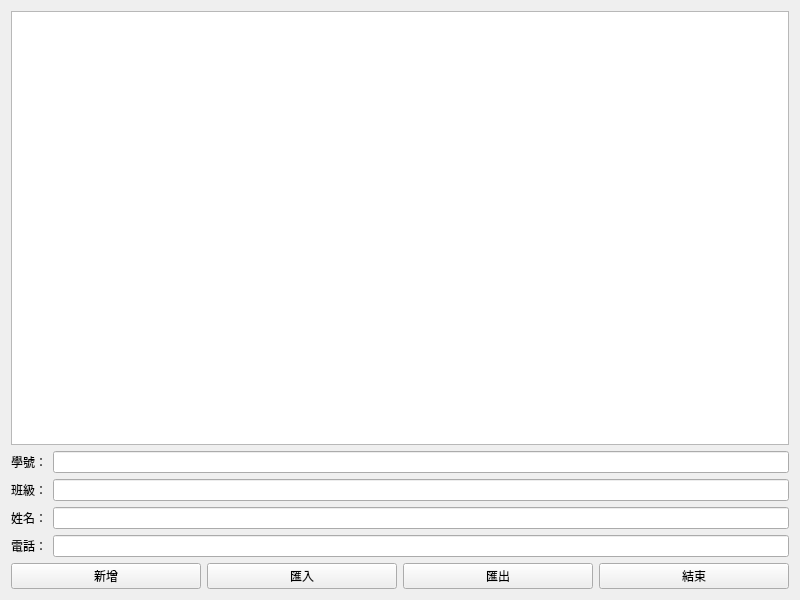
<?xml version="1.0" encoding="UTF-8"?>
<ui version="4.0">
 <class>Widget</class>
 <widget class="QWidget" name="Widget">
  <property name="geometry">
   <rect>
    <x>0</x>
    <y>0</y>
    <width>800</width>
    <height>600</height>
   </rect>
  </property>
  <property name="windowTitle">
   <string>Widget</string>
  </property>
  <layout class="QVBoxLayout" name="verticalLayout">
   <item>
    <widget class="QTableWidget" name="tableWidget"/>
   </item>
   <item>
    <layout class="QHBoxLayout" name="horizontalLayout">
     <item>
      <widget class="QLabel" name="label">
       <property name="text">
        <string>學號：</string>
       </property>
      </widget>
     </item>
     <item>
      <widget class="QLineEdit" name="lineEdit"/>
     </item>
    </layout>
   </item>
   <item>
    <layout class="QHBoxLayout" name="horizontalLayout_2">
     <item>
      <widget class="QLabel" name="label_2">
       <property name="text">
        <string>班級：</string>
       </property>
      </widget>
     </item>
     <item>
      <widget class="QLineEdit" name="lineEdit_2"/>
     </item>
    </layout>
   </item>
   <item>
    <layout class="QHBoxLayout" name="horizontalLayout_3">
     <item>
      <widget class="QLabel" name="label_3">
       <property name="text">
        <string>姓名：</string>
       </property>
      </widget>
     </item>
     <item>
      <widget class="QLineEdit" name="lineEdit_3"/>
     </item>
    </layout>
   </item>
   <item>
    <layout class="QHBoxLayout" name="horizontalLayout_4">
     <item>
      <widget class="QLabel" name="label_4">
       <property name="text">
        <string>電話：</string>
       </property>
      </widget>
     </item>
     <item>
      <widget class="QLineEdit" name="lineEdit_4"/>
     </item>
    </layout>
   </item>
   <item>
    <layout class="QHBoxLayout" name="horizontalLayout_5">
     <item>
      <widget class="QPushButton" name="pushButton">
       <property name="text">
        <string>新增</string>
       </property>
      </widget>
     </item>
     <item>
      <widget class="QPushButton" name="pushButton_3">
       <property name="text">
        <string>匯入</string>
       </property>
      </widget>
     </item>
     <item>
      <widget class="QPushButton" name="pushButton_2">
       <property name="text">
        <string>匯出</string>
       </property>
      </widget>
     </item>
     <item>
      <widget class="QPushButton" name="pushButton_4">
       <property name="text">
        <string>結束</string>
       </property>
      </widget>
     </item>
    </layout>
   </item>
  </layout>
 </widget>
 <resources/>
 <connections/>
</ui>
